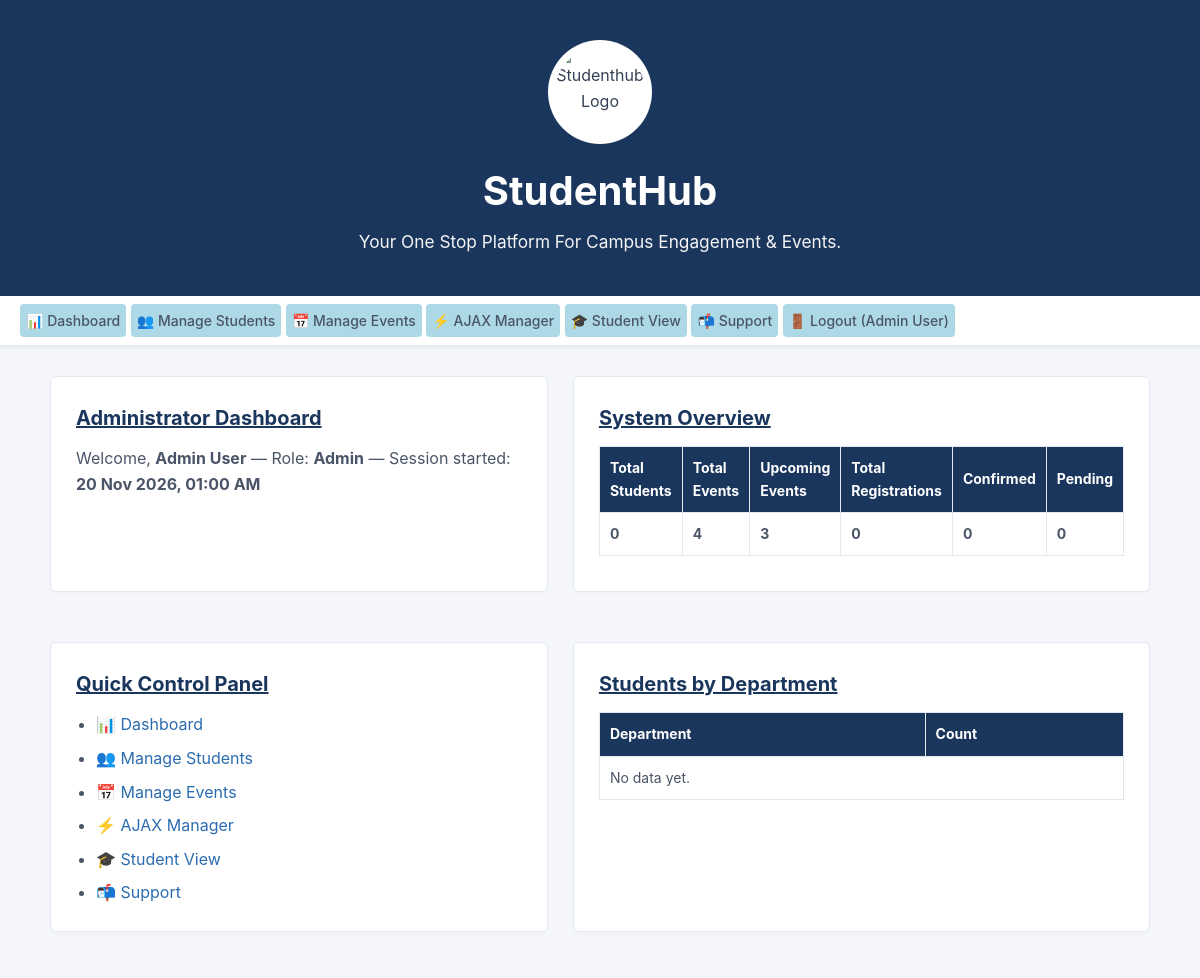
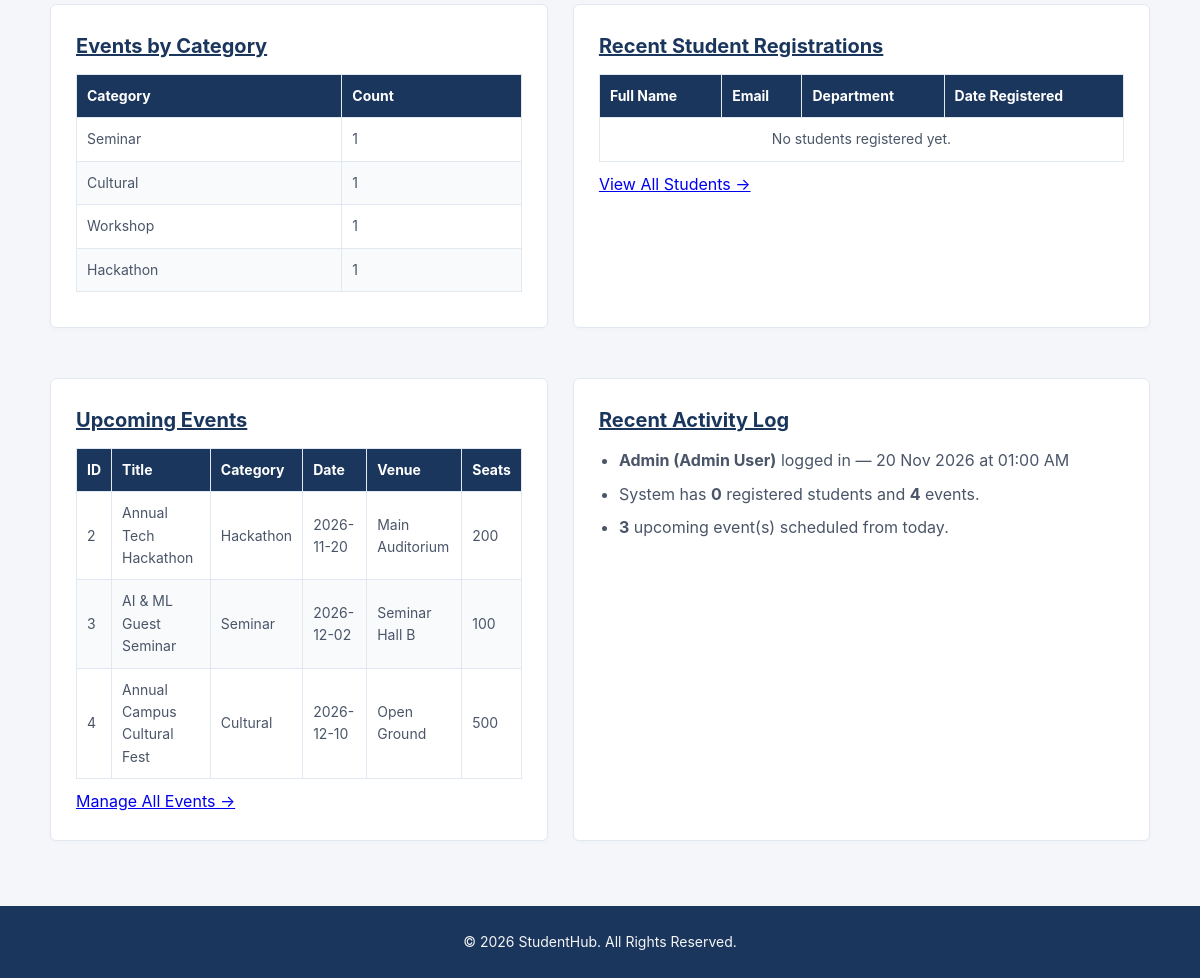
The page /pages/admin/index.php (signed in) on the database its author committed (2 pictures, top to bottom).
### tables this page shows
CREATE TABLE IF NOT EXISTS events (
    id          INT UNSIGNED AUTO_INCREMENT PRIMARY KEY,
    title       VARCHAR(200) NOT NULL,
    category    ENUM('workshop','hackathon','seminar','cultural') NOT NULL,
    description TEXT NOT NULL,
    date        DATE NOT NULL,
    time        TIME NOT NULL,
    venue       VARCHAR(200) NOT NULL,
    speaker     VARCHAR(150) NOT NULL DEFAULT '',
    seats       INT UNSIGNED NOT NULL DEFAULT 50,
    fee         VARCHAR(20) NOT NULL DEFAULT 'Free',
    poster      VARCHAR(255) DEFAULT NULL,
    created_at  DATETIME NOT NULL DEFAULT CURRENT_TIMESTAMP
);

### pages/admin/index.php (the view, shortened to what this page needs)
<?php
require_once __DIR__ . '/../../php/db.php';
$total_students  = $conn->query('SELECT COUNT(*) FROM users WHERE role="student"')->fetch_row()[0];
$total_events    = $conn->query('SELECT COUNT(*) FROM events')->fetch_row()[0];
$upcoming_events = $conn->query('SELECT COUNT(*) FROM events WHERE date >= CURDATE()')->fetch_row()[0];
$total_regs      = $conn->query('SELECT COUNT(*) FROM registrations')->fetch_row()[0];
$confirmed_regs  = $conn->query('SELECT COUNT(*) FROM registrations WHERE status="confirmed"')->fetch_row()[0];
$pending_regs    = $conn->query('SELECT COUNT(*) FROM registrations WHERE status="pending"')->fetch_row()[0];
$dept_stats = $conn->query(
    'SELECT department, COUNT(*) as cnt FROM users WHERE role="student" GROUP BY department ORDER BY cnt DESC'
)->fetch_all(MYSQLI_ASSOC);
$event_stats = $conn->query(
    'SELECT category, COUNT(*) as cnt FROM events GROUP BY category ORDER BY cnt DESC'
)->fetch_all(MYSQLI_ASSOC);
$recent_students = $conn->query(
    'SELECT fullname, email, department, created_at FROM users WHERE role="student" ORDER BY created_at DESC LIMIT 5'
)->fetch_all(MYSQLI_ASSOC);
$upcoming_list = $conn->query(
    'SELECT id, title, category, date, venue, seats FROM events WHERE date >= CURDATE() ORDER BY date ASC LIMIT 5'
)->fetch_all(MYSQLI_ASSOC);
$catMap  = ['workshop'=>'Workshop','hackathon'=>'Hackathon','seminar'=>'Seminar','cultural'=>'Cultural'];
$menu = [
    ['href'=>'/pages/admin/','label'=>'Dashboard','icon'=>'📊'],
    ['href'=>'/pages/admin/students.php','label'=>'Manage Students','icon'=>'👥'],
    ['href'=>'/pages/admin/events.php','label'=>'Manage Events','icon'=>'📅'],
    ['href'=>'/pages/ajax_manager.php','label'=>'AJAX Manager','icon'=>'⚡'],
    ['href'=>'/pages/dashboard.php','label'=>'Student View','icon'=>'🎓'],
    ['href'=>'/pages/contact.html','label'=>'Support','icon'=>'📬'],
];
?>
<!DOCTYPE html>
<html lang="en">
<head>
    <link rel="stylesheet" href="/STUDENTHUB/css/style3.css">
</head>
<body>
    <header>
        <img src="/STUDENTHUB/images/logo.png" alt="Studenthub Logo" height="100">
        <h1>StudentHub</h1>
        <p>Your One Stop Platform For Campus Engagement &amp; Events.</p>
    </header>
    <nav>
        <?php foreach ($menu as $item): ?>
        <a href="<?= $item['href'] ?>"><?= $item['icon'] ?> <?= $item['label'] ?></a>
        <?php endforeach; ?>
        <a href="/STUDENTHUB/php/logout.php">🚪 Logout (<?= htmlspecialchars($_SESSION['user_name']) ?>)</a>
    </nav>
    <main>
        <section>
            <h2 style="text-decoration: underline; color:#1a365d ;">Administrator Dashboard</h2>
            <p>Welcome, <strong><?= htmlspecialchars($_SESSION['user_name']) ?></strong> &mdash; Role: <strong>Admin</strong> &mdash; Session started: <strong><?= date('d M Y, h:i A') ?></strong></p>
        </section>
        <section>
            <h3 style="text-decoration: underline; color:#1a365d ;">System Overview</h3>
            <table border="1" cellpadding="8" cellspacing="0">
                <thead>
                    <tr>
                        <th>Total Students</th>
                        <th>Total Events</th>
                        <th>Upcoming Events</th>
                        <th>Total Registrations</th>
                        <th>Confirmed</th>
                        <th>Pending</th>
                    </tr>
                </thead>
                <tbody>
                    <tr>
                        <td><strong><?= $total_students ?></strong></td>
                        <td><strong><?= $total_events ?></strong></td>
                        <td><strong><?= $upcoming_events ?></strong></td>
                        <td><strong><?= $total_regs ?></strong></td>
                        <td><strong><?= $confirmed_regs ?></strong></td>
                        <td><strong><?= $pending_regs ?></strong></td>
                    </tr>
                </tbody>
            </table>
        </section>
        <section>
            <h3 style="text-decoration: underline; color:#1a365d ;">Quick Control Panel</h3>
            <ul>
                <?php foreach ($menu as $item): ?>
                <li><a href="<?= $item['href'] ?>"><?= $item['icon'] ?> <?= $item['label'] ?></a></li>
                <?php endforeach; ?>
            </ul>
        </section>
        <section>
            <h3 style="text-decoration: underline; color:#1a365d ;">Students by Department</h3>
            <table border="1" cellpadding="8" cellspacing="0">
                <thead><tr><th>Department</th><th>Count</th></tr></thead>
                <tbody>
                    <?php if (empty($dept_stats)): ?>
                    <tr><td colspan="2">No data yet.</td></tr>
                    <?php endif; ?>
                </tbody>
            </table>
        </section>
        <section>
            <h3 style="text-decoration: underline; color:#1a365d ;">Events by Category</h3>
            <table border="1" cellpadding="8" cellspacing="0">
                <thead><tr><th>Category</th><th>Count</th></tr></thead>
                <tbody>
                    <?php if (empty($event_stats)): ?>
                    <tr><td colspan="2">No events yet.</td></tr>
                    <?php else: ?>
                    <?php foreach ($event_stats as $ev): ?>
                    <tr>
                        <td><?= htmlspecialchars($catMap[$ev['category']] ?? ucfirst($ev['category'])) ?></td>
                        <td><?= $ev['cnt'] ?></td>
                    </tr>
                    <?php endforeach; ?>
                    <?php endif; ?>
                </tbody>
            </table>
        </section>
        <section>
            <h3 style="text-decoration: underline; color:#1a365d ;">Recent Student Registrations</h3>
            <table border="1" cellpadding="8" cellspacing="0">
                <thead>
                    <tr><th>Full Name</th><th>Email</th><th>Department</th><th>Date Registered</th></tr>
                </thead>
                <tbody>
                    <?php if (empty($recent_students)): ?>
                    <tr><td colspan="4" style="text-align:center;">No students registered yet.</td></tr>
                    <?php endif; ?>
                </tbody>
            </table>
            <p><a href="/STUDENTHUB/pages/admin/students.php">View All Students &rarr;</a></p>
        </section>
        <section>
            <h3 style="text-decoration: underline; color:#1a365d ;">Upcoming Events</h3>
            <table border="1" cellpadding="8" cellspacing="0">
                <thead>
                    <tr><th>ID</th><th>Title</th><th>Category</th><th>Date</th><th>Venue</th><th>Seats</th></tr>
                </thead>
                <tbody>
                    <?php if (empty($upcoming_list)): ?>
                    <tr><td colspan="6" style="text-align:center;">No upcoming events.</td></tr>
                    <?php else: ?>
                    <?php foreach ($upcoming_list as $ev): ?>
                    <tr>
                        <td><?= $ev['id'] ?></td>
                        <td><?= htmlspecialchars($ev['title']) ?></td>
                        <td style="text-transform:capitalize;"><?= htmlspecialchars($ev['category']) ?></td>
                        <td><?= htmlspecialchars($ev['date']) ?></td>
                        <td><?= htmlspecialchars($ev['venue']) ?></td>
                        <td><?= htmlspecialchars($ev['seats']) ?></td>
                    </tr>
                    <?php endforeach; ?>
                    <?php endif; ?>
                </tbody>
            </table>
            <p><a href="/STUDENTHUB/pages/admin/events.php">Manage All Events &rarr;</a></p>
        </section>
        <section>
            <h3 style="text-decoration: underline; color:#1a365d ;">Recent Activity Log</h3>
            <ul>
                <li><strong>Admin (<?= htmlspecialchars($_SESSION['user_name']) ?>)</strong> logged in &mdash; <time><?= date('d M Y \a\t h:i A') ?></time></li>
                <li>System has <strong><?= $total_students ?></strong> registered students and <strong><?= $total_events ?></strong> events.</li>
                <li><strong><?= $upcoming_events ?></strong> upcoming event(s) scheduled from today.</li>
            </ul>
        </section>
    </main>
    <footer>
        <p>&copy; 2026 StudentHub. All Rights Reserved.</p>
    </footer>
</body>
</html>

### css/style3.css (style rules this page uses)
header { display: flex; flex-direction: column; align-items: center; justify-content: center; text-align: center; padding: 40px 20px; background-color: #1a365d; }
header img { margin-bottom: 15px; width: 90px; height: 90px; object-fit: cover; border-radius: 50%; border: 3px solid rgba(255, 255, 255, 0.8); background: #ffffff; padding: 4px; }
header h1 { font-family: 'Poppins', -apple-system, sans-serif; font-size: 40px; font-weight: 700; color: #ffffff; margin: 0 0 5px 0; }
header p { font-family: 'Inter', -apple-system, sans-serif; font-size: 1.08rem; color: whitesmoke; margin: 0; }
nav { background-color: #ffffff; border-bottom: 1px solid #e2e8f0; box-shadow: 0 2px 4px rgba(0,0,0,0.05); position: sticky; top: 0; z-index: 1000; padding: 12px 20px; transition: background-color 0.3s; box-sizing: border-box; }
nav a { text-align: center; font-family: 'Inter', -apple-system, sans-serif; font-size: 14px; font-weight: 500; color: #4a5568; text-decoration: none; padding: 8px 6px; border-radius: 4px; background-color: lightblue; white-space: nowrap; overflow: hidden; text-overflow: ellipsis; transition: color 0.2s ease, background-color 0.2s ease; }
main { max-width: 1100px; margin: 30px auto; padding: 0 20px; display: grid; grid-template-columns: 2fr 1fr; gap: 25px; }
section, article, aside { background-color: #ffffff; padding: 25px; border-radius: 6px; border: 1px solid #e2e8f0; margin-bottom: 25px; box-shadow: 0 2px 4px rgba(0, 0, 0, 0.02); }
section h2, section h3, article h3, aside h3 { color: #1a365d; margin-top: 0; margin-bottom: 12px; font-size: 20px; }
section p, article p { color: #4a5568; margin: 0 0 10px 0; }
section p:last-child { margin-bottom: 0; }
aside ol, section ul { margin: 0; padding-left: 20px; color: #4a5568; }
aside li, section li { margin-bottom: 8px; color: #4a5568; }
aside li:last-child, section li:last-child { margin-bottom: 0; }
section ul a { color: #2b6cb0; text-decoration: none; }
table { width: 100%; border-collapse: collapse; margin-top: 10px; margin-bottom: 10px; }
table, th, td { border: 1px solid #e2e8f0; }
th { background-color: #1a365d; color: #ffffff; text-align: left; padding: 10px; font-size: 14px; }
td { padding: 10px; color: #4a5568; font-size: 14px; }
tr:nth-child(even) { background-color: #f8fafc; }
footer { text-align: center; padding: 25px 20px; background-color: #1a365d; color: whitesmoke; font-size: 14px; margin-top: 40px; }
footer p { margin: 0; }

### rows shown on the page
events: id "2", title "Annual Tech Hackathon", category "Hackathon", date "2026-11-20", venue "Main Auditorium", seats "200"
events: id "3", title "AI & ML Guest Seminar", category "Seminar", date "2026-12-02", venue "Seminar Hall B", seats "100"
events: id "4", title "Annual Campus Cultural Fest", category "Cultural", date "2026-12-10", venue "Open Ground", seats "500"

### other values the page prints
$item['icon'] "📊"
$item['label'] "Dashboard"
$item['icon'] "👥"
$item['label'] "Manage Students"
$item['icon'] "📅"
$item['label'] "Manage Events"
$item['icon'] "⚡"
$item['label'] "AJAX Manager"
$item['icon'] "🎓"
$item['label'] "Student View"
$item['icon'] "📬"
$item['label'] "Support"
$_SESSION['user_name'] "Admin User"
$total_students "0"
$total_events "4"
